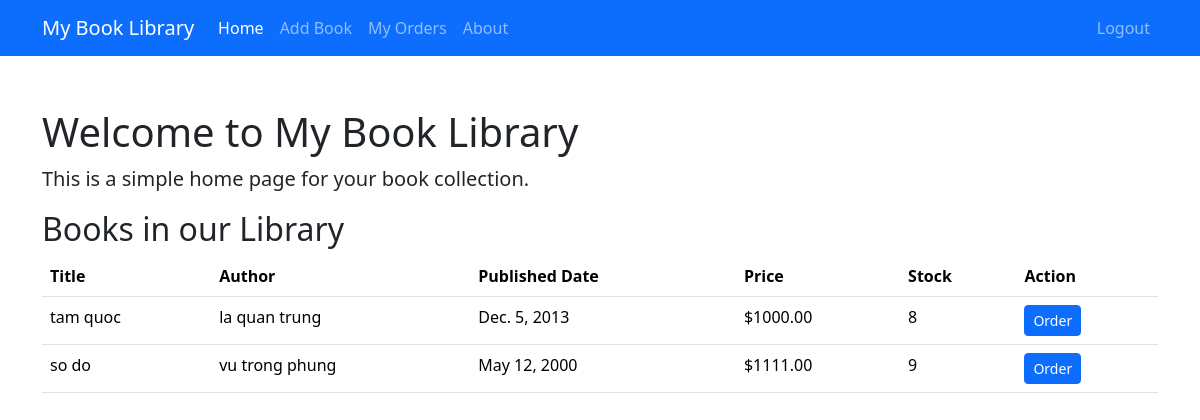
The app's page / (signed in) with its own data.
### myapp/models.py (models this page shows, shortened)
class Book(models.Model):
    title = models.CharField(max_length=200)
    author = models.CharField(max_length=200)
    published_date = models.DateField()
    price = models.DecimalField(max_digits=6, decimal_places=2)
    stock = models.IntegerField(default=0)

### myapp/views.py (the view)
# urls.py: path('', views.home, name='home'),
def home(request):
    books = Book.objects.filter(stock__gt=0)
    return render(request, 'home.html', {'books': books})

### myapp/templates/home.html (shortened to what this page needs)
<!DOCTYPE html>
<html lang="en">
<head>
    <link href="https://cdn.jsdelivr.net/npm/bootstrap@5.3.2/dist/css/bootstrap.min.css" rel="stylesheet">
</head>
<body>
    <nav class="navbar navbar-expand-lg navbar-dark bg-primary fixed-top">
        <div class="container">
            <a class="navbar-brand" href="#">My Book Library</a>
            <div class="collapse navbar-collapse" id="navbarNav">
                <ul class="navbar-nav me-auto">
                    <li class="nav-item">
                        <a class="nav-link active" aria-current="page" href="{% url 'home' %}">Home</a>
                    </li>
                    {% if user.is_staff %}
                    <li class="nav-item">
                        <a class="nav-link" href="{% url 'add_book' %}">Add Book</a>
                    </li>
                    {% endif %}
                    {% if user.is_authenticated %}
                    <li class="nav-item">
                        <a class="nav-link" href="{% url 'list_orders' %}">My Orders</a>
                    </li>
                    {% endif %}
                    <li class="nav-item">
                        <a class="nav-link" href="#">About</a>
                    </li>
                </ul>
                <ul class="navbar-nav">
                    {% if user.is_authenticated %}
                        <li class="nav-item">
                            <form method="post" action="{% url 'logout' %}" class="d-inline">
                                <button type="submit" class="btn btn-link nav-link">Logout</button>
                            </form>
                        </li>
                    {% else %}
                        <li class="nav-item">
                            <a class="nav-link" href="{% url 'login' %}">Login</a>
                        </li>
                    {% endif %}
                </ul>
            </div>
        </div>
    </nav>
    <div class="container">
        <h1 class="mt-5">Welcome to My Book Library</h1>
        <p class="lead">This is a simple home page for your book collection.</p>
        <div class="row">
            <div class="col-md-12">
                <h2>Books in our Library</h2>
                <table class="table">
                    <thead>
                        <tr>
                            <th>Title</th>
                            <th>Author</th>
                            <th>Published Date</th>
                            <th>Price</th>
                            <th>Stock</th>
                            <th>Action</th>
                        </tr>
                    </thead>
                    <tbody>
                        {% for book in books %}
                        <tr>
                            <td>{{ book.title }}</td>
                            <td>{{ book.author }}</td>
                            <td>{{ book.published_date }}</td>
                            <td>${{ book.price }}</td>
                            <td>{{ book.stock }}</td>
                            <td>
                                <a href="{% url 'order_book' book.id %}" class="btn btn-primary btn-sm">Order</a>
                            </td>
                        </tr>
                        {% endfor %}
                    </tbody>
                </table>
            </div>
        </div>
    </div>
</body>
</html>

### myapp/templates/home.html (style rules this page uses)
body { padding-top: 60px; }

### records on screen
Book: title "tam quoc", author "la quan trung", published_date "Dec. 5, 2013", price "1000.00", stock "8"
Book: title "so do", author "vu trong phung", published_date "May 12, 2000", price "1111.00", stock "9"
